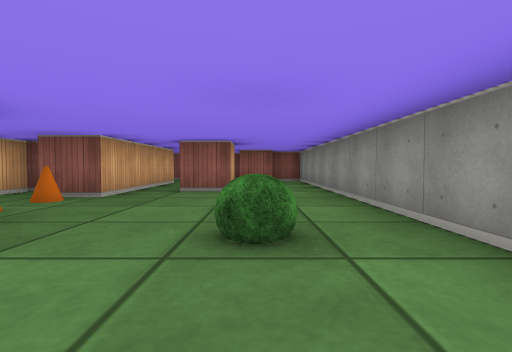
view 1 (above)

14 first-person views from a walk through a cub3D maze. The camera is about half as high as the walls, tilts 2° down and sees 85° across. The floor is counted in squares. Each view is taken from the middle of a square. On the plan, view 1 faces up. The plan holds only what a view shows up to about 9 squares ahead; the rest is blank. The place goes on beyond the plan.

view 2
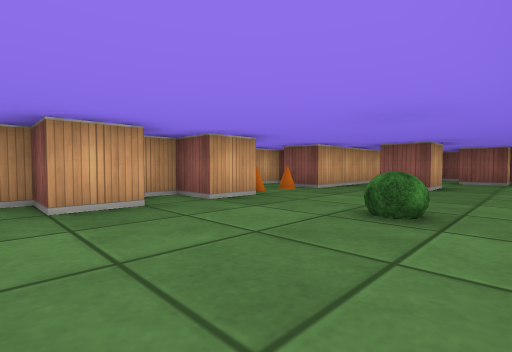

view 3
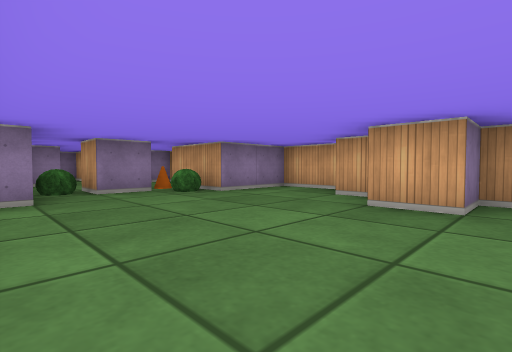

view 4
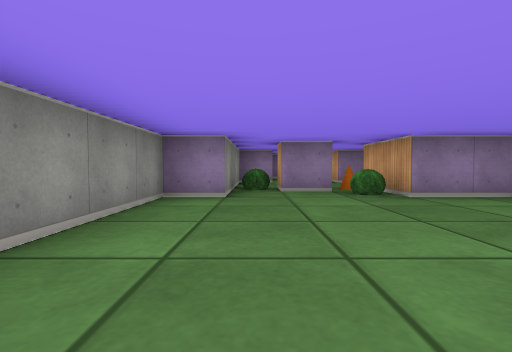

view 5
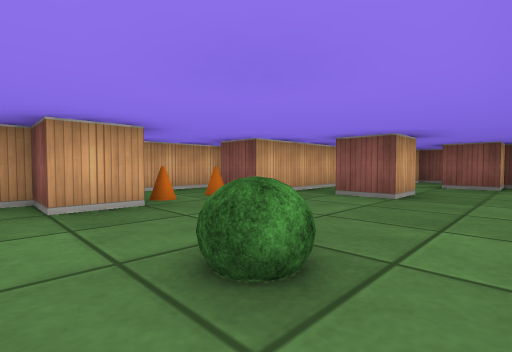

view 6
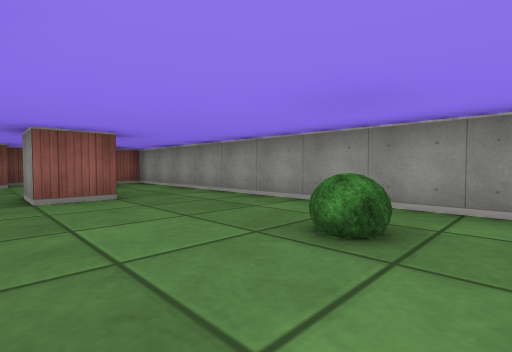

view 7
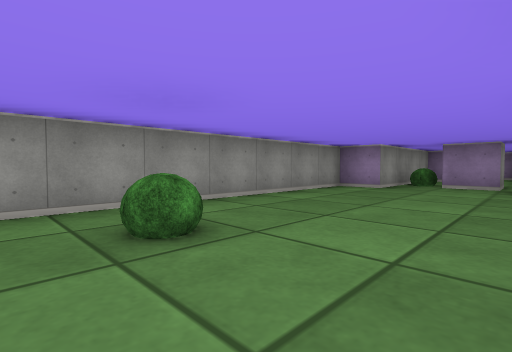

view 8
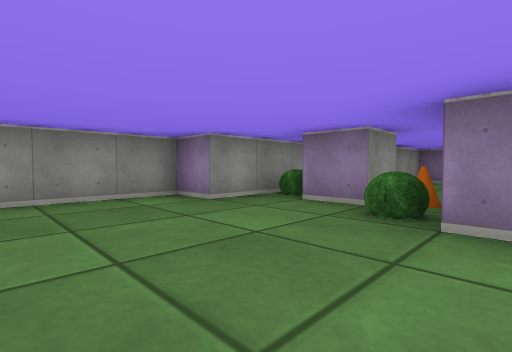

view 9
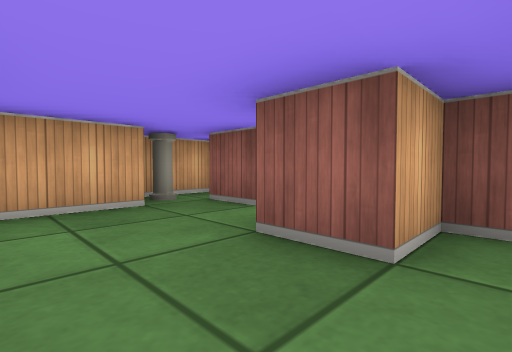

view 10
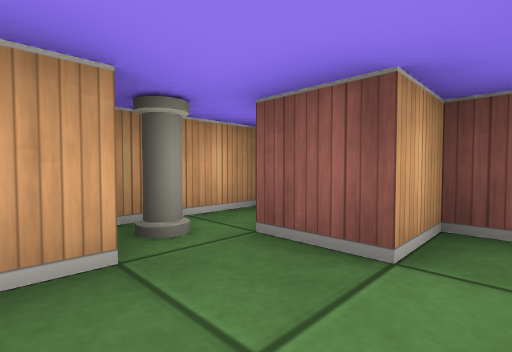

view 11
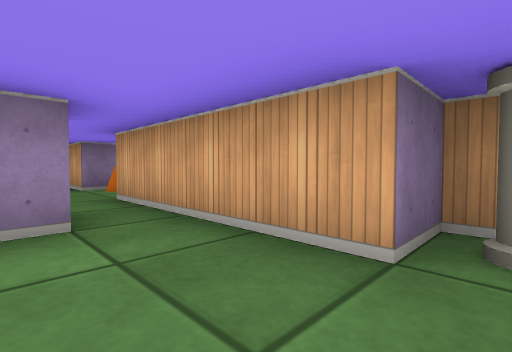

view 12
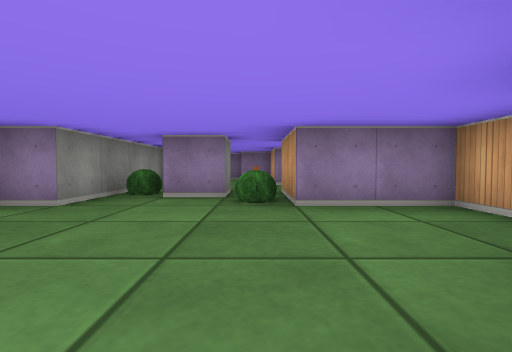

view 13
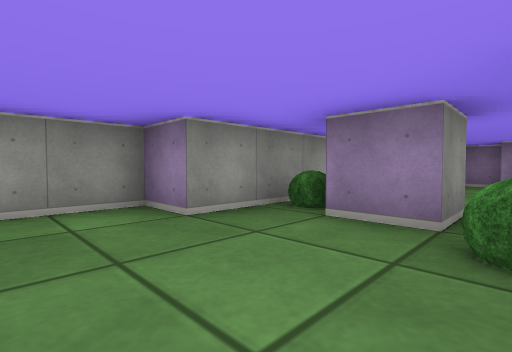

view 14
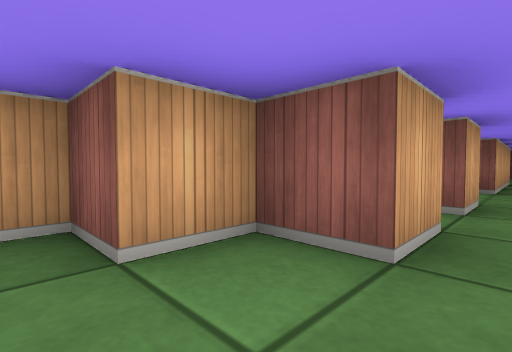

### Floor plan
Points are (right, up) in squares from view 1. A wall is a line through its corners. A room is listed if a view was taken in it or the views show most of it. See-through windows are left out.
Room 1 (views 1, 2, 3, 4, 5, 6, 7, 8, 9, 10, 11, 12, 13, 14)
walls: (-2.5, 0.5) (-2.5, -0.5) (-3.5, -0.5) (-3.5, -1.5) (-4.5, -1.5) (-4.5, -3.5) (-2.5, -3.5) (-2.5, -5.5); (-3.5, 1.5) (-3.5, 0.5); (-3.2, 2.5) (-2.5, 2.5) (-2.5, 1.5); (-0.5, 6.6) (-0.5, 5.5) (-1.5, 5.5) (-1.5, 6.5) (-1, 6.5); (-4.5, 5.6) (-4.5, 3.2); (-1.5, -5.6) (-1.5, -4.5) (-0.5, -4.5) (-0.5, -5.5); (-0.6, -7.5) (0.5, -7.5) (0.5, -3.5) (1.5, -3.5) (1.5, 9.5) (0.5, 9.5) (0.5, 8.5) (-0.5, 8.5); (-2.5, -7.5) (-2.5, -8.8); (-0.9, 10.5) (-1.5, 10.5) (-1.5, 9.5) (-2.5, 9.5); (-3.5, 10.5) (-3.5, 8.5) (-2.5, 8.5) (-2.5, 4.5) (-3.5, 4.5); (-0.5, -10.5) (-0.5, -8.5)
objects: cone (-3, 3); cone (-3, 4); pillar (-3, 9); cone (-2, -5); bush (-2, -4); bush (0, -5); bush (0, 2)

Positions as (right, up) in squares from view 1, and headings:
1: (0, 0), facing up
2: (1, -1), facing up-left
3: (1, 1), facing down-left
4: (0, 1), facing down
5: (1, 1), facing up-left
6: (-2, 1), facing up-right
7: (-2, 3), facing down-right
8: (-3, -1), facing down-right
9: (1, 7), facing up-left
10: (-1, 8), facing up-left
11: (-1, 9), facing down-left
12: (-2, 0), facing down
13: (-2, -2), facing down-right
14: (-2, -2), facing up-left
